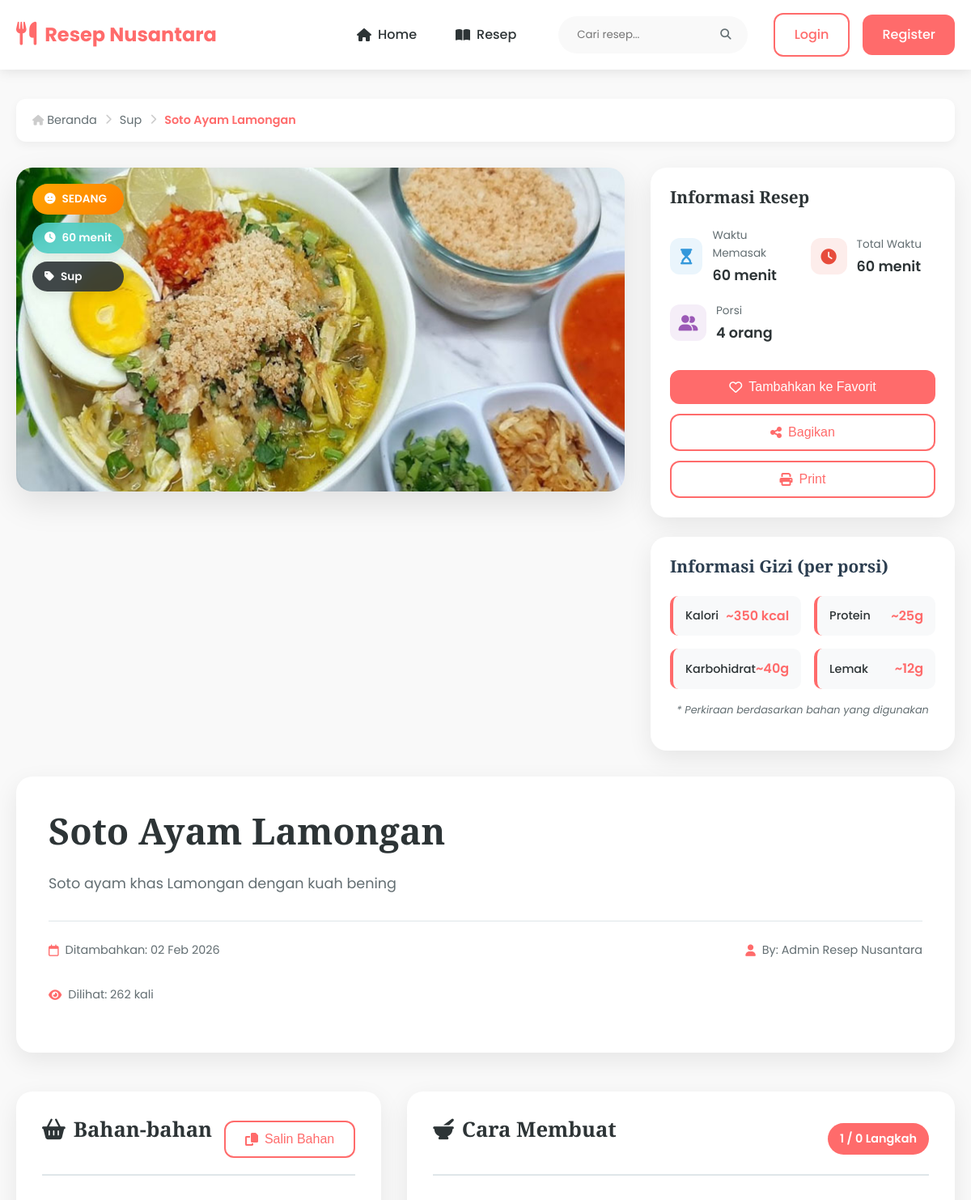
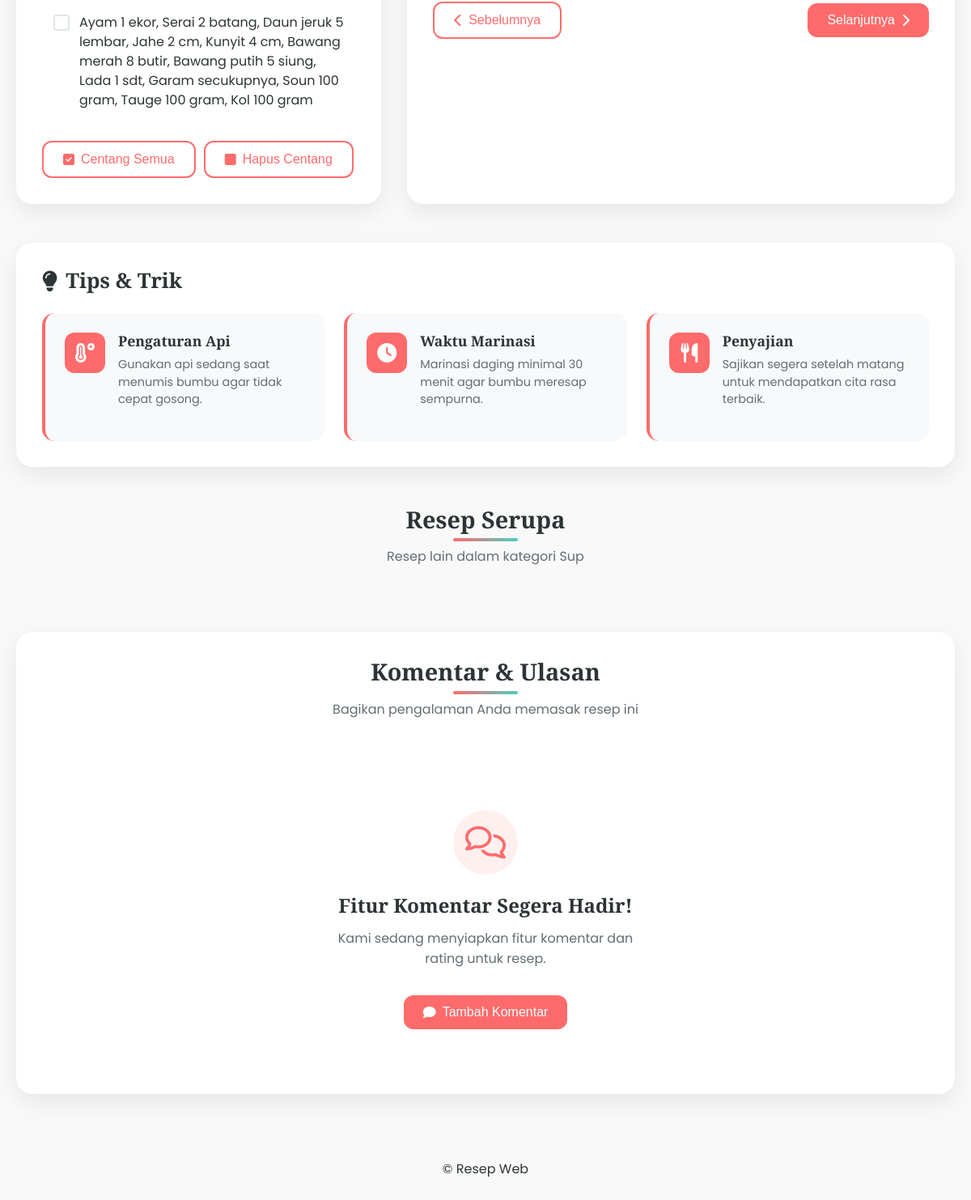
Screenshot of /?page=resep&id=2 with the database file from the repository (2 pictures, top to bottom).
### tables this page shows
CREATE TABLE `resep` (
  `id` int(11) NOT NULL,
  `judul` varchar(200) NOT NULL,
  `deskripsi` text DEFAULT NULL,
  `bahan` text NOT NULL,
  `langkah` text NOT NULL,
  `waktu` int(11) DEFAULT NULL COMMENT 'Waktu memasak dalam menit',
  `porsi` int(11) DEFAULT NULL,
  `tingkat_kesulitan` enum('Mudah','Sedang','Sulit') DEFAULT 'Sedang',
  `kategori` varchar(50) DEFAULT NULL,
  `gambar_url` varchar(500) DEFAULT NULL,
  `created_at` timestamp NOT NULL DEFAULT current_timestamp()
);

### includes/database.php (called while the page is built, shortened)
<?php
if (!defined('DB_INITIALIZED')) {
    $conn = new mysqli(DB_HOST, DB_USER, DB_PASS, DB_NAME);
    $conn->set_charset("utf8mb4");
}
if (!defined('DB_FUNCTIONS_LOADED')) {
function getRecipesByCategory($category, $limit = 10) {
    global $conn;
    $sql = "SELECT * FROM resep WHERE kategori = ? ORDER BY created_at DESC LIMIT ?";
    $stmt = $conn->prepare($sql);
    $stmt->bind_param("si", $category, $limit);
    $stmt->execute();
    return $stmt->get_result();
}
function getRecipeImage($recipe) {
    $recipe_slug = strtolower(preg_replace('/[^a-z0-9]+/i', '-', $recipe['judul'] ?? ''));
    $upload_dir = 'assets/images/uploads/recipes/';
    $possible_files = [
        $upload_dir . $recipe_slug . '.jpg',
        $upload_dir . $recipe_slug . '.jpeg',
        $upload_dir . $recipe_slug . '.png',
        $upload_dir . $recipe_slug . '.webp',
    ];
    foreach ($possible_files as $file) {
        if (file_exists($file)) {
            return $file;
        }
    }
    return 'assets/images/default-recipe.jpg';
}
function getRecipeWithImage($id) {
    global $conn;
    $sql = "SELECT * FROM resep WHERE id = ?";
    $stmt = $conn->prepare($sql);
    $stmt->bind_param("i", $id);
    $stmt->execute();
    $result = $stmt->get_result();
    if ($row = $result->fetch_assoc()) {
        $row['image_url'] = getRecipeImage($row);
        return $row;
    }
    return null;
}
}
?>

### pages/resep.php (the view, shortened to what this page needs)
<?php
require_once __DIR__ . '/../includes/database.php';
$recipe_id = $_GET['id'] ?? null;
$recipe_id = $recipe_id ? (int)$recipe_id : null;
$recipe = getRecipeWithImage($recipe_id);
$is_favorited = false;
$bahan_list = explode("\n", $recipe['bahan'] ?? '');
$cara_masak_list = explode("\n", $recipe['cara_masak'] ?? '');
$similar_recipes = getRecipesByCategory($recipe['kategori'], 3);
?>
<section class="recipe-detail-section">
    <div class="container">
        <nav class="breadcrumb">
            <a href="?page=home"><i class="fas fa-home"></i> Beranda</a>
            <i class="fas fa-chevron-right"></i>
            <a href="?page=home#categories"><?= htmlspecialchars($recipe['kategori']) ?></a>
            <i class="fas fa-chevron-right"></i>
            <span class="current"><?= htmlspecialchars($recipe['judul']) ?></span>
        </nav>
        <div class="recipe-header">
            <div class="recipe-hero">
                <div class="recipe-main-image">
                    <img src="<?= htmlspecialchars($recipe['image_url']) ?>"
                         alt="<?= htmlspecialchars($recipe['judul']) ?>"
                         class="recipe-image"
                         onerror="this.onerror=null;this.src='assets/images/default-recipe.jpg';">
                    <div class="recipe-badges">
                        <span class="badge difficulty-badge <?=
                            strtolower($recipe['tingkat_kesulitan']) == 'mudah' ? 'difficulty-easy' :
                            (strtolower($recipe['tingkat_kesulitan']) == 'sedang' ? 'difficulty-medium' : 'difficulty-hard')
                        ?>">
                            <i class="fas fa-<?=
                                strtolower($recipe['tingkat_kesulitan']) == 'mudah' ? 'smile' :
                                (strtolower($recipe['tingkat_kesulitan']) == 'sedang' ? 'meh' : 'fire')
                            ?>"></i>
                            <?= ucfirst($recipe['tingkat_kesulitan']) ?>
                        </span>
                        <span class="badge time-badge">
                            <i class="fas fa-clock"></i>
                            <?= ($recipe['waktu'] ?? 0) ?> menit
                        </span>
                        <span class="badge category-badge">
                            <i class="fas fa-tag"></i>
                            <?= htmlspecialchars($recipe['kategori']) ?>
                        </span>
                    </div>
                </div>
                <div class="recipe-sidebar">
                    <div class="sidebar-card">
                        <h3>Informasi Resep</h3>
                        <div class="info-grid">
                            <div class="info-item">
                                <div class="info-icon prep">
                                    <i class="fas fa-hourglass-start"></i>
                                </div>
                                <div class="info-content">
                                    <span class="info-label">Waktu Memasak</span>
                                    <span class="info-value"><?= ($recipe['waktu'] ?? 0) ?> menit</span>
                                </div>
                            </div>
                            <div class="info-item">
                                <div class="info-icon cook">
                                    <i class="fas fa-clock"></i>
                                </div>
                                <div class="info-content">
                                    <span class="info-label">Total Waktu</span>
                                    <span class="info-value"><?= ($recipe['waktu'] ?? 0) ?> menit</span>
                                </div>
                            </div>
                            <div class="info-item">
                                <div class="info-icon serving">
                                    <i class="fas fa-user-friends"></i>
                                </div>
                                <div class="info-content">
                                    <span class="info-label">Porsi</span>
                                    <span class="info-value"><?= $recipe['porsi'] ?> orang</span>
                                </div>
                            </div>
                        </div>
                        <div class="action-buttons">
                            <button class="btn btn-primary btn-favorite <?= $is_favorited ? 'active' : '' ?>"
                                    id="favoriteBtn"
                                    data-recipe-id="<?= $recipe['id'] ?>">
                                <i class="<?= $is_favorited ? 'fas' : 'far' ?> fa-heart"></i>
                                <span><?= $is_favorited ? 'Favorited' : 'Tambahkan ke Favorit' ?></span>
                            </button>
                            <button class="btn btn-outline" id="shareBtn">
                                <i class="fas fa-share-alt"></i> Bagikan
                            </button>
                            <button class="btn btn-outline" id="printBtn">
                                <i class="fas fa-print"></i> Print
                            </button>
                        </div>
                    </div>
                    <div class="sidebar-card nutrition-card">
                        <h3>Informasi Gizi (per porsi)</h3>
                        <div class="nutrition-grid">
                            <div class="nutrition-item">
                                <span class="nutrition-label">Kalori</span>
                                <span class="nutrition-value">~350 kcal</span>
                            </div>
                            <div class="nutrition-item">
                                <span class="nutrition-label">Protein</span>
                                <span class="nutrition-value">~25g</span>
                            </div>
                            <div class="nutrition-item">
                                <span class="nutrition-label">Karbohidrat</span>
                                <span class="nutrition-value">~40g</span>
                            </div>
                            <div class="nutrition-item">
                                <span class="nutrition-label">Lemak</span>
                                <span class="nutrition-value">~12g</span>
                            </div>
                        </div>
                        <p class="nutrition-note">* Perkiraan berdasarkan bahan yang digunakan</p>
                    </div>
                </div>
            </div>
            <div class="recipe-title-section">
                <h1><?= htmlspecialchars($recipe['judul']) ?></h1>
                <p class="recipe-description">
                    <?= nl2br(htmlspecialchars($recipe['deskripsi'])) ?>
                </p>
                <div class="recipe-meta">
                    <div class="meta-item">
                        <i class="far fa-calendar"></i>
                        <span>Ditambahkan: <?= date('d M Y', strtotime($recipe['created_at'])) ?></span>
                    </div>
                    <div class="meta-item">
                        <i class="fas fa-user"></i>
                        <span>By: Admin Resep Nusantara</span>
                    </div>
                    <div class="meta-item">
                        <i class="fas fa-eye"></i>
                        <span>Dilihat: <?= rand(100, 1000) ?> kali</span>
                    </div>
                </div>
            </div>
        </div>
        <div class="recipe-content-grid">
            <div class="ingredients-section">
                <div class="section-header-row">
                    <h2><i class="fas fa-shopping-basket"></i> Bahan-bahan</h2>
                    <button class="btn btn-outline btn-sm" id="copyIngredients">
                        <i class="fas fa-copy"></i> Salin Bahan
                    </button>
                </div>
                <div class="ingredients-list" id="ingredientsList">
                    <?php foreach ($bahan_list as $index => $bahan):
                        if (trim($bahan)): ?>
                            <div class="ingredient-item">
                                <label for="ingredient-<?= $index ?>">
                                    <span class="checkmark"></span>
                                    <span class="ingredient-text"><?= htmlspecialchars(trim($bahan)) ?></span>
                                </label>
                            </div>
                        <?php endif;
                    endforeach; ?>
                </div>
                <div class="ingredients-actions">
                    <button class="btn btn-outline btn-sm" id="checkAll">
                        <i class="fas fa-check-square"></i> Centang Semua
                    </button>
                    <button class="btn btn-outline btn-sm" id="uncheckAll">
                        <i class="fas fa-square"></i> Hapus Centang
                    </button>
                </div>
            </div>
            <div class="instructions-section">
                <div class="section-header-row">
                    <h2><i class="fas fa-mortar-pestle"></i> Cara Membuat</h2>
                    <div class="step-counter">
                        <span id="currentStep">1</span> / <span id="totalSteps"><?= count(array_filter($cara_masak_list)) ?></span> Langkah
                    </div>
                </div>
                <div class="instructions-actions">
                    <button class="btn btn-outline" id="prevStep">
                    </button>
                    <button class="btn btn-primary" id="nextStep">
                    </button>
                </div>
            </div>
        </div>
        <div class="tips-section">
            <h3><i class="fas fa-lightbulb"></i> Tips & Trik</h3>
            <div class="tips-grid">
                <div class="tip-card">
                    <div class="tip-icon">
                        <i class="fas fa-temperature-high"></i>
                    </div>
                    <div class="tip-content">
                        <h4>Pengaturan Api</h4>
                        <p>Gunakan api sedang saat menumis bumbu agar tidak cepat gosong.</p>
                    </div>
                </div>
                <div class="tip-card">
                    <div class="tip-icon">
                        <i class="fas fa-clock"></i>
                    </div>
                    <div class="tip-content">
                        <h4>Waktu Marinasi</h4>
                        <p>Marinasi daging minimal 30 menit agar bumbu meresap sempurna.</p>
                    </div>
                </div>
                <div class="tip-card">
                    <div class="tip-icon">
                        <i class="fas fa-utensils"></i>
                    </div>
                    <div class="tip-content">
                        <h4>Penyajian</h4>
                        <p>Sajikan segera setelah matang untuk mendapatkan cita rasa terbaik.</p>
                    </div>
                </div>
            </div>
        </div>
        <?php if ($similar_recipes->num_rows > 0): ?>
        <div class="similar-recipes-section">
            <div class="section-header">
                <h2 class="section-title">Resep Serupa</h2>
                <p class="section-subtitle">Resep lain dalam kategori <?= htmlspecialchars($recipe['kategori']) ?></p>
            </div>
        </div>
        <?php endif; ?>
        <div class="comments-section">
            <div class="section-header">
                <h2 class="section-title">Komentar & Ulasan</h2>
                <p class="section-subtitle">Bagikan pengalaman Anda memasak resep ini</p>
            </div>
            <div class="comments-placeholder">
                <div class="placeholder-icon">
                    <i class="far fa-comments"></i>
                </div>
                <h3>Fitur Komentar Segera Hadir!</h3>
                <p>Kami sedang menyiapkan fitur komentar dan rating untuk resep.</p>
                <button class="btn btn-primary" disabled>
                    <i class="fas fa-comment"></i> Tambah Komentar
                </button>
            </div>
        </div>
    </div>
</section>

### rows the page displays
resep: kategori "Sup", judul "Soto Ayam Lamongan", tingkat_kesulitan "SEDANG", waktu "60", porsi "4", deskripsi "Soto ayam khas Lamongan dengan kuah bening", created_at "02 Feb 2026", bahan "Ayam 1 ekor, Serai 2 batang, Daun jeruk 5 lembar, Jahe 2 cm, Kunyit 4 cm, Bawang merah 8 butir, Bawang putih 5 siung, Lada 1 sdt, Garam secukupnya, Soun 100 gram, Tauge 100 gram, Kol 100 gram"

### other values shown
count(array_filter($cara_masak_list)) "0"
